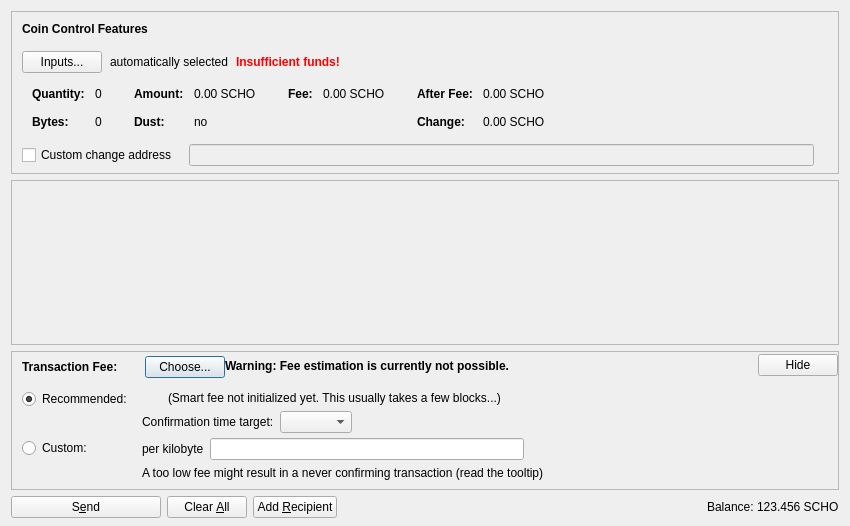
<?xml version="1.0" encoding="UTF-8"?>
<ui version="4.0">
 <class>SendCoinsDialog</class>
 <widget class="QDialog" name="SendCoinsDialog">
  <property name="geometry">
   <rect>
    <x>0</x>
    <y>0</y>
    <width>850</width>
    <height>526</height>
   </rect>
  </property>
  <property name="windowTitle">
   <string>Send Coins</string>
  </property>
  <layout class="QVBoxLayout" name="verticalLayout" stretch="0,1,0,0">
   <property name="bottomMargin">
    <number>8</number>
   </property>
   <item>
    <widget class="QFrame" name="frameCoinControl">
     <property name="sizePolicy">
      <sizepolicy hsizetype="Expanding" vsizetype="Expanding">
       <horstretch>0</horstretch>
       <verstretch>0</verstretch>
      </sizepolicy>
     </property>
     <property name="maximumSize">
      <size>
       <width>16777215</width>
       <height>16777215</height>
      </size>
     </property>
     <property name="frameShape">
      <enum>QFrame::StyledPanel</enum>
     </property>
     <property name="frameShadow">
      <enum>QFrame::Sunken</enum>
     </property>
     <layout class="QVBoxLayout" name="verticalLayoutCoinControl2">
      <property name="spacing">
       <number>0</number>
      </property>
      <property name="leftMargin">
       <number>0</number>
      </property>
      <property name="topMargin">
       <number>0</number>
      </property>
      <property name="rightMargin">
       <number>0</number>
      </property>
      <property name="bottomMargin">
       <number>6</number>
      </property>
      <item>
       <layout class="QVBoxLayout" name="verticalLayoutCoinControl" stretch="0,0,0,0,1">
        <property name="spacing">
         <number>0</number>
        </property>
        <property name="leftMargin">
         <number>10</number>
        </property>
        <property name="topMargin">
         <number>10</number>
        </property>
        <item>
         <layout class="QHBoxLayout" name="horizontalLayoutCoinControl1">
          <property name="bottomMargin">
           <number>15</number>
          </property>
          <item>
           <widget class="QLabel" name="labelCoinControlFeatures">
            <property name="sizePolicy">
             <sizepolicy hsizetype="Preferred" vsizetype="Maximum">
              <horstretch>0</horstretch>
              <verstretch>0</verstretch>
             </sizepolicy>
            </property>
            <property name="font">
             <font>
              <weight>75</weight>
              <bold>true</bold>
             </font>
            </property>
            <property name="styleSheet">
             <string notr="true">font-weight:bold;</string>
            </property>
            <property name="text">
             <string>Coin Control Features</string>
            </property>
           </widget>
          </item>
         </layout>
        </item>
        <item>
         <layout class="QHBoxLayout" name="horizontalLayoutCoinControl2" stretch="0,0,0,0">
          <property name="spacing">
           <number>8</number>
          </property>
          <property name="bottomMargin">
           <number>10</number>
          </property>
          <item>
           <widget class="QPushButton" name="pushButtonCoinControl">
            <property name="styleSheet">
             <string notr="true"/>
            </property>
            <property name="text">
             <string>Inputs...</string>
            </property>
            <property name="autoDefault">
             <bool>false</bool>
            </property>
           </widget>
          </item>
          <item>
           <widget class="QLabel" name="labelCoinControlAutomaticallySelected">
            <property name="text">
             <string>automatically selected</string>
            </property>
            <property name="margin">
             <number>5</number>
            </property>
           </widget>
          </item>
          <item>
           <widget class="QLabel" name="labelCoinControlInsuffFunds">
            <property name="font">
             <font>
              <weight>75</weight>
              <bold>true</bold>
             </font>
            </property>
            <property name="styleSheet">
             <string notr="true">color:red;font-weight:bold;</string>
            </property>
            <property name="text">
             <string>Insufficient funds!</string>
            </property>
            <property name="margin">
             <number>5</number>
            </property>
           </widget>
          </item>
          <item>
           <spacer name="horizontalSpacerCoinControl">
            <property name="orientation">
             <enum>Qt::Horizontal</enum>
            </property>
            <property name="sizeHint" stdset="0">
             <size>
              <width>40</width>
              <height>1</height>
             </size>
            </property>
           </spacer>
          </item>
         </layout>
        </item>
        <item>
         <widget class="QWidget" name="widgetCoinControl" native="true">
          <property name="sizePolicy">
           <sizepolicy hsizetype="Preferred" vsizetype="Preferred">
            <horstretch>0</horstretch>
            <verstretch>0</verstretch>
           </sizepolicy>
          </property>
          <property name="minimumSize">
           <size>
            <width>0</width>
            <height>0</height>
           </size>
          </property>
          <property name="styleSheet">
           <string notr="true"/>
          </property>
          <layout class="QHBoxLayout" name="horizontalLayoutCoinControl5">
           <property name="leftMargin">
            <number>0</number>
           </property>
           <property name="topMargin">
            <number>0</number>
           </property>
           <property name="rightMargin">
            <number>0</number>
           </property>
           <property name="bottomMargin">
            <number>0</number>
           </property>
           <item>
            <layout class="QHBoxLayout" name="horizontalLayoutCoinControl3" stretch="0,0,0,1">
             <property name="spacing">
              <number>20</number>
             </property>
             <property name="topMargin">
              <number>0</number>
             </property>
             <property name="bottomMargin">
              <number>10</number>
             </property>
             <item>
              <layout class="QFormLayout" name="formLayoutCoinControl1">
               <property name="horizontalSpacing">
                <number>10</number>
               </property>
               <property name="verticalSpacing">
                <number>14</number>
               </property>
               <property name="leftMargin">
                <number>10</number>
               </property>
               <property name="topMargin">
                <number>4</number>
               </property>
               <property name="rightMargin">
                <number>6</number>
               </property>
               <item row="0" column="0">
                <widget class="QLabel" name="labelCoinControlQuantityText">
                 <property name="font">
                  <font>
                   <weight>75</weight>
                   <bold>true</bold>
                  </font>
                 </property>
                 <property name="text">
                  <string>Quantity:</string>
                 </property>
                 <property name="margin">
                  <number>0</number>
                 </property>
                </widget>
               </item>
               <item row="0" column="1">
                <widget class="QLabel" name="labelCoinControlQuantity">
                 <property name="cursor">
                  <cursorShape>IBeamCursor</cursorShape>
                 </property>
                 <property name="contextMenuPolicy">
                  <enum>Qt::ActionsContextMenu</enum>
                 </property>
                 <property name="text">
                  <string notr="true">0</string>
                 </property>
                 <property name="margin">
                  <number>0</number>
                 </property>
                 <property name="textInteractionFlags">
                  <set>Qt::LinksAccessibleByMouse|Qt::TextSelectableByKeyboard|Qt::TextSelectableByMouse</set>
                 </property>
                </widget>
               </item>
               <item row="1" column="0">
                <widget class="QLabel" name="labelCoinControlBytesText">
                 <property name="font">
                  <font>
                   <weight>75</weight>
                   <bold>true</bold>
                  </font>
                 </property>
                 <property name="text">
                  <string>Bytes:</string>
                 </property>
                </widget>
               </item>
               <item row="1" column="1">
                <widget class="QLabel" name="labelCoinControlBytes">
                 <property name="cursor">
                  <cursorShape>IBeamCursor</cursorShape>
                 </property>
                 <property name="contextMenuPolicy">
                  <enum>Qt::ActionsContextMenu</enum>
                 </property>
                 <property name="text">
                  <string notr="true">0</string>
                 </property>
                 <property name="textInteractionFlags">
                  <set>Qt::LinksAccessibleByMouse|Qt::TextSelectableByKeyboard|Qt::TextSelectableByMouse</set>
                 </property>
                </widget>
               </item>
              </layout>
             </item>
             <item>
              <layout class="QFormLayout" name="formLayoutCoinControl2">
               <property name="horizontalSpacing">
                <number>10</number>
               </property>
               <property name="verticalSpacing">
                <number>14</number>
               </property>
               <property name="leftMargin">
                <number>6</number>
               </property>
               <property name="topMargin">
                <number>4</number>
               </property>
               <property name="rightMargin">
                <number>6</number>
               </property>
               <item row="0" column="0">
                <widget class="QLabel" name="labelCoinControlAmountText">
                 <property name="font">
                  <font>
                   <weight>75</weight>
                   <bold>true</bold>
                  </font>
                 </property>
                 <property name="text">
                  <string>Amount:</string>
                 </property>
                 <property name="margin">
                  <number>0</number>
                 </property>
                </widget>
               </item>
               <item row="0" column="1">
                <widget class="QLabel" name="labelCoinControlAmount">
                 <property name="cursor">
                  <cursorShape>IBeamCursor</cursorShape>
                 </property>
                 <property name="contextMenuPolicy">
                  <enum>Qt::ActionsContextMenu</enum>
                 </property>
                 <property name="text">
                  <string notr="true">0.00 SCHO</string>
                 </property>
                 <property name="textInteractionFlags">
                  <set>Qt::LinksAccessibleByMouse|Qt::TextSelectableByKeyboard|Qt::TextSelectableByMouse</set>
                 </property>
                </widget>
               </item>
               <item row="1" column="0">
                <widget class="QLabel" name="labelCoinControlLowOutputText">
                 <property name="font">
                  <font>
                   <weight>75</weight>
                   <bold>true</bold>
                  </font>
                 </property>
                 <property name="text">
                  <string>Dust:</string>
                 </property>
                </widget>
               </item>
               <item row="1" column="1">
                <widget class="QLabel" name="labelCoinControlLowOutput">
                 <property name="cursor">
                  <cursorShape>IBeamCursor</cursorShape>
                 </property>
                 <property name="contextMenuPolicy">
                  <enum>Qt::ActionsContextMenu</enum>
                 </property>
                 <property name="text">
                  <string notr="true">no</string>
                 </property>
                 <property name="textInteractionFlags">
                  <set>Qt::LinksAccessibleByMouse|Qt::TextSelectableByKeyboard|Qt::TextSelectableByMouse</set>
                 </property>
                </widget>
               </item>
              </layout>
             </item>
             <item>
              <layout class="QFormLayout" name="formLayoutCoinControl3">
               <property name="horizontalSpacing">
                <number>10</number>
               </property>
               <property name="verticalSpacing">
                <number>14</number>
               </property>
               <property name="leftMargin">
                <number>6</number>
               </property>
               <property name="topMargin">
                <number>4</number>
               </property>
               <property name="rightMargin">
                <number>6</number>
               </property>
               <item row="0" column="0">
                <widget class="QLabel" name="labelCoinControlFeeText">
                 <property name="font">
                  <font>
                   <weight>75</weight>
                   <bold>true</bold>
                  </font>
                 </property>
                 <property name="text">
                  <string>Fee:</string>
                 </property>
                 <property name="margin">
                  <number>0</number>
                 </property>
                </widget>
               </item>
               <item row="0" column="1">
                <widget class="QLabel" name="labelCoinControlFee">
                 <property name="cursor">
                  <cursorShape>IBeamCursor</cursorShape>
                 </property>
                 <property name="contextMenuPolicy">
                  <enum>Qt::ActionsContextMenu</enum>
                 </property>
                 <property name="text">
                  <string notr="true">0.00 SCHO</string>
                 </property>
                 <property name="textInteractionFlags">
                  <set>Qt::LinksAccessibleByMouse|Qt::TextSelectableByKeyboard|Qt::TextSelectableByMouse</set>
                 </property>
                </widget>
               </item>
              </layout>
             </item>
             <item>
              <layout class="QFormLayout" name="formLayoutCoinControl4">
               <property name="horizontalSpacing">
                <number>10</number>
               </property>
               <property name="verticalSpacing">
                <number>14</number>
               </property>
               <property name="leftMargin">
                <number>6</number>
               </property>
               <property name="topMargin">
                <number>4</number>
               </property>
               <property name="rightMargin">
                <number>6</number>
               </property>
               <item row="0" column="0">
                <widget class="QLabel" name="labelCoinControlAfterFeeText">
                 <property name="font">
                  <font>
                   <weight>75</weight>
                   <bold>true</bold>
                  </font>
                 </property>
                 <property name="text">
                  <string>After Fee:</string>
                 </property>
                 <property name="margin">
                  <number>0</number>
                 </property>
                </widget>
               </item>
               <item row="0" column="1">
                <widget class="QLabel" name="labelCoinControlAfterFee">
                 <property name="cursor">
                  <cursorShape>IBeamCursor</cursorShape>
                 </property>
                 <property name="contextMenuPolicy">
                  <enum>Qt::ActionsContextMenu</enum>
                 </property>
                 <property name="text">
                  <string notr="true">0.00 SCHO</string>
                 </property>
                 <property name="textInteractionFlags">
                  <set>Qt::LinksAccessibleByMouse|Qt::TextSelectableByKeyboard|Qt::TextSelectableByMouse</set>
                 </property>
                </widget>
               </item>
               <item row="1" column="0">
                <widget class="QLabel" name="labelCoinControlChangeText">
                 <property name="font">
                  <font>
                   <weight>75</weight>
                   <bold>true</bold>
                  </font>
                 </property>
                 <property name="text">
                  <string>Change:</string>
                 </property>
                </widget>
               </item>
               <item row="1" column="1">
                <widget class="QLabel" name="labelCoinControlChange">
                 <property name="cursor">
                  <cursorShape>IBeamCursor</cursorShape>
                 </property>
                 <property name="contextMenuPolicy">
                  <enum>Qt::ActionsContextMenu</enum>
                 </property>
                 <property name="text">
                  <string notr="true">0.00 SCHO</string>
                 </property>
                 <property name="textInteractionFlags">
                  <set>Qt::LinksAccessibleByMouse|Qt::TextSelectableByKeyboard|Qt::TextSelectableByMouse</set>
                 </property>
                </widget>
               </item>
              </layout>
             </item>
            </layout>
           </item>
          </layout>
         </widget>
        </item>
        <item>
         <layout class="QHBoxLayout" name="horizontalLayoutCoinControl4" stretch="0,0,0">
          <property name="spacing">
           <number>12</number>
          </property>
          <property name="sizeConstraint">
           <enum>QLayout::SetDefaultConstraint</enum>
          </property>
          <property name="topMargin">
           <number>5</number>
          </property>
          <property name="rightMargin">
           <number>5</number>
          </property>
          <item>
           <widget class="QCheckBox" name="checkBoxCoinControlChange">
            <property name="toolTip">
             <string>If this is activated, but the change address is empty or invalid, change will be sent to a newly generated address.</string>
            </property>
            <property name="text">
             <string>Custom change address</string>
            </property>
           </widget>
          </item>
          <item>
           <widget class="QValidatedLineEdit" name="lineEditCoinControlChange">
            <property name="enabled">
             <bool>false</bool>
            </property>
            <property name="sizePolicy">
             <sizepolicy hsizetype="Expanding" vsizetype="Fixed">
              <horstretch>0</horstretch>
              <verstretch>0</verstretch>
             </sizepolicy>
            </property>
           </widget>
          </item>
          <item>
           <widget class="QLabel" name="labelCoinControlChangeLabel">
            <property name="sizePolicy">
             <sizepolicy hsizetype="Preferred" vsizetype="Expanding">
              <horstretch>0</horstretch>
              <verstretch>0</verstretch>
             </sizepolicy>
            </property>
            <property name="minimumSize">
             <size>
              <width>0</width>
              <height>0</height>
             </size>
            </property>
            <property name="text">
             <string/>
            </property>
            <property name="margin">
             <number>3</number>
            </property>
           </widget>
          </item>
         </layout>
        </item>
        <item>
         <spacer name="verticalSpacerCoinControl">
          <property name="orientation">
           <enum>Qt::Vertical</enum>
          </property>
          <property name="sizeHint" stdset="0">
           <size>
            <width>800</width>
            <height>1</height>
           </size>
          </property>
         </spacer>
        </item>
       </layout>
      </item>
     </layout>
    </widget>
   </item>
   <item>
    <widget class="QScrollArea" name="scrollArea">
     <property name="widgetResizable">
      <bool>true</bool>
     </property>
     <widget class="QWidget" name="scrollAreaWidgetContents">
      <property name="geometry">
       <rect>
        <x>0</x>
        <y>0</y>
        <width>830</width>
        <height>104</height>
       </rect>
      </property>
      <layout class="QVBoxLayout" name="verticalLayout_2" stretch="0,1">
       <property name="leftMargin">
        <number>0</number>
       </property>
       <property name="topMargin">
        <number>0</number>
       </property>
       <property name="rightMargin">
        <number>0</number>
       </property>
       <property name="bottomMargin">
        <number>0</number>
       </property>
       <item>
        <layout class="QVBoxLayout" name="entries">
         <property name="spacing">
          <number>6</number>
         </property>
        </layout>
       </item>
       <item>
        <spacer name="verticalSpacer">
         <property name="orientation">
          <enum>Qt::Vertical</enum>
         </property>
         <property name="sizeHint" stdset="0">
          <size>
           <width>20</width>
           <height>40</height>
          </size>
         </property>
        </spacer>
       </item>
      </layout>
     </widget>
    </widget>
   </item>
   <item>
    <widget class="QFrame" name="frameFee">
     <property name="sizePolicy">
      <sizepolicy hsizetype="Expanding" vsizetype="Expanding">
       <horstretch>0</horstretch>
       <verstretch>0</verstretch>
      </sizepolicy>
     </property>
     <property name="maximumSize">
      <size>
       <width>16777215</width>
       <height>16777215</height>
      </size>
     </property>
     <property name="frameShape">
      <enum>QFrame::StyledPanel</enum>
     </property>
     <property name="frameShadow">
      <enum>QFrame::Sunken</enum>
     </property>
     <layout class="QVBoxLayout" name="verticalLayoutFee1">
      <property name="spacing">
       <number>0</number>
      </property>
      <property name="leftMargin">
       <number>0</number>
      </property>
      <property name="topMargin">
       <number>0</number>
      </property>
      <property name="rightMargin">
       <number>0</number>
      </property>
      <property name="bottomMargin">
       <number>0</number>
      </property>
      <item>
       <layout class="QVBoxLayout" name="verticalLayoutFee2" stretch="0,0,0">
        <property name="spacing">
         <number>0</number>
        </property>
        <property name="leftMargin">
         <number>10</number>
        </property>
        <property name="topMargin">
         <number>0</number>
        </property>
        <item>
         <layout class="QHBoxLayout" name="horizontalLayoutFee1">
          <property name="bottomMargin">
           <number>0</number>
          </property>
          <item>
           <layout class="QVBoxLayout" name="verticalLayoutFee7">
            <property name="spacing">
             <number>0</number>
            </property>
            <item>
             <spacer name="verticalSpacerSmartFee">
              <property name="orientation">
               <enum>Qt::Vertical</enum>
              </property>
              <property name="sizeType">
               <enum>QSizePolicy::Fixed</enum>
              </property>
              <property name="sizeHint" stdset="0">
               <size>
                <width>1</width>
                <height>4</height>
               </size>
              </property>
             </spacer>
            </item>
            <item>
             <layout class="QHBoxLayout" name="horizontalLayoutSmartFee">
              <property name="spacing">
               <number>10</number>
              </property>
              <item>
               <widget class="QLabel" name="labelFeeHeadline">
                <property name="sizePolicy">
                 <sizepolicy hsizetype="Preferred" vsizetype="Maximum">
                  <horstretch>0</horstretch>
                  <verstretch>0</verstretch>
                 </sizepolicy>
                </property>
                <property name="font">
                 <font>
                  <weight>75</weight>
                  <bold>true</bold>
                 </font>
                </property>
                <property name="styleSheet">
                 <string notr="true">font-weight:bold;</string>
                </property>
                <property name="text">
                 <string>Transaction Fee:</string>
                </property>
               </widget>
              </item>
              <item>
               <widget class="QLabel" name="labelFeeMinimized">
                <property name="text">
                 <string/>
                </property>
               </widget>
              </item>
              <item>
               <widget class="QPushButton" name="buttonChooseFee">
                <property name="text">
                 <string>Choose...</string>
                </property>
               </widget>
              </item>
             </layout>
            </item>
            <item>
             <spacer name="verticalSpacer_5">
              <property name="orientation">
               <enum>Qt::Vertical</enum>
              </property>
              <property name="sizeHint" stdset="0">
               <size>
                <width>1</width>
                <height>1</height>
               </size>
              </property>
             </spacer>
            </item>
           </layout>
          </item>
          <item>
           <widget class="QLabel" name="fallbackFeeWarningLabel">
            <property name="toolTip">
             <string>Using the fallbackfee can result in sending a transaction that will take several hours or days (or never) to confirm. Consider choosing your fee manually or wait until you have validated the complete chain.</string>
            </property>
            <property name="font">
            <font>
                <weight>75</weight>
                <bold>true</bold>
            </font>
            </property>
            <property name="text">
             <string>Warning: Fee estimation is currently not possible.</string>
            </property>
            <property name="wordWrap">
             <bool>false</bool>
            </property>
           </widget>
          </item>
          <item>
           <spacer name="horizontalSpacer_4">
            <property name="orientation">
             <enum>Qt::Horizontal</enum>
            </property>
            <property name="sizeType">
             <enum>QSizePolicy::MinimumExpanding</enum>
            </property>
            <property name="sizeHint" stdset="0">
             <size>
              <width>40</width>
              <height>20</height>
             </size>
            </property>
           </spacer>
          </item>
          <item>
           <widget class="QPushButton" name="buttonMinimizeFee">
            <property name="toolTip">
             <string>collapse fee-settings</string>
            </property>
            <property name="text">
             <string>Hide</string>
            </property>
           </widget>
          </item>
         </layout>
        </item>
        <item>
         <widget class="QFrame" name="frameFeeSelection">
          <layout class="QVBoxLayout" name="verticalLayoutFee12">
           <property name="spacing">
            <number>0</number>
           </property>
           <property name="leftMargin">
            <number>0</number>
           </property>
           <property name="topMargin">
            <number>0</number>
           </property>
           <property name="rightMargin">
            <number>0</number>
           </property>
           <property name="bottomMargin">
            <number>0</number>
           </property>
           <item>
            <layout class="QGridLayout" name="gridLayoutFee">
             <property name="topMargin">
              <number>10</number>
             </property>
             <property name="bottomMargin">
              <number>4</number>
             </property>
             <property name="horizontalSpacing">
              <number>10</number>
             </property>
             <property name="verticalSpacing">
              <number>4</number>
             </property>
             <item row="1" column="1">
              <layout class="QVBoxLayout" name="verticalLayoutFee8">
               <property name="spacing">
                <number>6</number>
               </property>
               <item>
                <layout class="QHBoxLayout" name="horizontalLayoutFee13">
                 <item>
                  <widget class="QLabel" name="labelCustomPerKilobyte">
                   <property name="toolTip">
                    <string>Specify a custom fee per kB (1,000 bytes) of the transaction's virtual size.

Note:  Since the fee is calculated on a per-byte basis, a fee of "100 satoshis per kB" for a transaction size of 500 bytes (half of 1 kB) would ultimately yield a fee of only 50 satoshis.</string>
                   </property>
                   <property name="text">
                    <string>per kilobyte</string>
                   </property>
                  </widget>
                 </item>
                 <item>
                  <widget class="BitcoinAmountField" name="customFee"/>
                 </item>
                 <item>
                  <spacer name="horizontalSpacer_6">
                   <property name="orientation">
                    <enum>Qt::Horizontal</enum>
                   </property>
                   <property name="sizeHint" stdset="0">
                    <size>
                     <width>1</width>
                     <height>1</height>
                    </size>
                   </property>
                  </spacer>
                 </item>
                </layout>
               </item>
               <item>
                <layout class="QHBoxLayout" name="horizontalLayoutFee8">
                 <item>
                  <widget class="QLabel" name="labelCustomFeeWarning">
                   <property name="enabled">
                    <bool>true</bool>
                   </property>
                   <property name="toolTip">
                    <string>When there is less transaction volume than space in the blocks, miners as well as relaying nodes may enforce a minimum fee. Paying only this minimum fee is just fine, but be aware that this can result in a never confirming transaction once there is more demand for sinchocoin transactions than the network can process.</string>
                   </property>
                   <property name="text">
                    <string>A too low fee might result in a never confirming transaction (read the tooltip)</string>
                   </property>
                  </widget>
                 </item>
                 <item>
                  <spacer name="horizontalSpacer_2">
                   <property name="orientation">
                    <enum>Qt::Horizontal</enum>
                   </property>
                   <property name="sizeHint" stdset="0">
                    <size>
                     <width>1</width>
                     <height>1</height>
                    </size>
                   </property>
                  </spacer>
                 </item>
                </layout>
               </item>
              </layout>
             </item>
             <item row="0" column="0">
              <layout class="QVBoxLayout" name="verticalLayoutFee4" stretch="0,1">
               <item>
                <widget class="QRadioButton" name="radioSmartFee">
                 <property name="text">
                  <string>Recommended:</string>
                 </property>
                 <property name="checked">
                  <bool>true</bool>
                 </property>
                 <attribute name="buttonGroup">
                  <string notr="true">groupFee</string>
                 </attribute>
                </widget>
               </item>
               <item>
                <spacer name="verticalSpacer_2">
                 <property name="orientation">
                  <enum>Qt::Vertical</enum>
                 </property>
                 <property name="sizeHint" stdset="0">
                  <size>
                   <width>1</width>
                   <height>1</height>
                  </size>
                 </property>
                </spacer>
               </item>
              </layout>
             </item>
             <item row="1" column="0">
              <layout class="QVBoxLayout" name="verticalLayoutFee9" stretch="0,1">
               <item>
                <widget class="QRadioButton" name="radioCustomFee">
                 <property name="text">
                  <string>Custom:</string>
                 </property>
                 <attribute name="buttonGroup">
                  <string notr="true">groupFee</string>
                 </attribute>
                </widget>
               </item>
               <item>
                <spacer name="verticalSpacer_6">
                 <property name="orientation">
                  <enum>Qt::Vertical</enum>
                 </property>
                 <property name="sizeHint" stdset="0">
                  <size>
                   <width>1</width>
                   <height>1</height>
                  </size>
                 </property>
                </spacer>
               </item>
              </layout>
             </item>
             <item row="0" column="1">
              <layout class="QVBoxLayout" name="verticalLayoutFee3" stretch="0,0,1">
               <property name="spacing">
                <number>6</number>
               </property>
               <property name="topMargin">
                <number>2</number>
               </property>
               <item>
                <layout class="QHBoxLayout" name="horizontalLayoutFee12">
                 <item>
                  <widget class="QLabel" name="labelSmartFee">
                   <property name="text">
                    <string/>
                   </property>
                  </widget>
                 </item>
                 <item>
                  <widget class="QLabel" name="labelFeeEstimation">
                   <property name="text">
                    <string/>
                   </property>
                  </widget>
                 </item>
                 <item>
                  <widget class="QLabel" name="labelSmartFee2">
                   <property name="text">
                    <string>(Smart fee not initialized yet. This usually takes a few blocks...)</string>
                   </property>
                  </widget>
                 </item>
                 <item>
                  <spacer name="horizontalSpacer_5">
                   <property name="orientation">
                    <enum>Qt::Horizontal</enum>
                   </property>
                   <property name="sizeHint" stdset="0">
                    <size>
                     <width>1</width>
                     <height>1</height>
                    </size>
                   </property>
                  </spacer>
                 </item>
                </layout>
               </item>
               <item>
                <layout class="QHBoxLayout" name="horizontalLayoutFee9">
                 <item>
                  <layout class="QVBoxLayout" name="verticalLayoutFee6">
                   <item>
                    <widget class="QLabel" name="labelSmartFee3">
                     <property name="text">
                      <string>Confirmation time target:</string>
                     </property>
                    </widget>
                   </item>
                  </layout>
                 </item>
                 <item>
                  <layout class="QVBoxLayout" name="verticalLayoutFee5">
                   <property name="rightMargin">
                    <number>30</number>
                   </property>
                   <item>
                    <layout class="QHBoxLayout" name="horizontalLayoutConfTarget">
                     <property name="bottomMargin">
                      <number>0</number>
                     </property>
                     <item>
                      <widget class="QComboBox" name="confTargetSelector"/>
                     </item>
                     <item>
                      <spacer name="horizontalSpacerConfTarget">
                       <property name="orientation">
                        <enum>Qt::Horizontal</enum>
                       </property>
                       <property name="sizeHint" stdset="0">
                        <size>
                         <width>40</width>
                         <height>20</height>
                        </size>
                       </property>
                      </spacer>
                     </item>
                    </layout>
                   </item>
                  </layout>
                 </item>
                </layout>
               </item>
               <item>
                <spacer name="verticalSpacer_4">
                 <property name="orientation">
                  <enum>Qt::Vertical</enum>
                 </property>
                 <property name="sizeHint" stdset="0">
                  <size>
                   <width>1</width>
                   <height>1</height>
                  </size>
                 </property>
                </spacer>
               </item>
              </layout>
             </item>
            </layout>
           </item>
          </layout>
         </widget>
        </item>
        <item>
         <spacer name="verticalSpacerFee">
          <property name="orientation">
           <enum>Qt::Vertical</enum>
          </property>
          <property name="sizeHint" stdset="0">
           <size>
            <width>40</width>
            <height>5</height>
           </size>
          </property>
         </spacer>
        </item>
       </layout>
      </item>
     </layout>
    </widget>
   </item>
   <item>
    <layout class="QHBoxLayout" name="horizontalLayout">
     <item>
      <widget class="QPushButton" name="sendButton">
       <property name="minimumSize">
        <size>
         <width>150</width>
         <height>0</height>
        </size>
       </property>
       <property name="toolTip">
        <string>Confirm the send action</string>
       </property>
       <property name="text">
        <string>S&amp;end</string>
       </property>
       <property name="icon">
        <iconset resource="../bitcoin.qrc">
         <normaloff>:/icons/send</normaloff>:/icons/send</iconset>
       </property>
       <property name="autoDefault">
        <bool>false</bool>
       </property>
       <property name="default">
        <bool>false</bool>
       </property>
      </widget>
     </item>
     <item>
      <widget class="QPushButton" name="clearButton">
       <property name="sizePolicy">
        <sizepolicy hsizetype="Minimum" vsizetype="Fixed">
         <horstretch>0</horstretch>
         <verstretch>0</verstretch>
        </sizepolicy>
       </property>
       <property name="toolTip">
        <string>Clear all fields of the form.</string>
       </property>
       <property name="text">
        <string>Clear &amp;All</string>
       </property>
       <property name="icon">
        <iconset resource="../bitcoin.qrc">
         <normaloff>:/icons/remove</normaloff>:/icons/remove</iconset>
       </property>
       <property name="autoDefault">
        <bool>false</bool>
       </property>
      </widget>
     </item>
     <item>
      <widget class="QPushButton" name="addButton">
       <property name="toolTip">
        <string>Send to multiple recipients at once</string>
       </property>
       <property name="text">
        <string>Add &amp;Recipient</string>
       </property>
       <property name="icon">
        <iconset resource="../bitcoin.qrc">
         <normaloff>:/icons/add</normaloff>:/icons/add</iconset>
       </property>
       <property name="autoDefault">
        <bool>false</bool>
       </property>
      </widget>
     </item>
     <item>
      <spacer name="horizontalSpacer">
       <property name="orientation">
        <enum>Qt::Horizontal</enum>
       </property>
       <property name="sizeHint" stdset="0">
        <size>
         <width>40</width>
         <height>20</height>
        </size>
       </property>
      </spacer>
     </item>
     <item>
      <layout class="QHBoxLayout" name="horizontalLayout_2">
       <property name="spacing">
        <number>3</number>
       </property>
       <item>
        <widget class="QLabel" name="label">
         <property name="sizePolicy">
          <sizepolicy hsizetype="Preferred" vsizetype="Fixed">
           <horstretch>0</horstretch>
           <verstretch>0</verstretch>
          </sizepolicy>
         </property>
         <property name="text">
          <string>Balance:</string>
         </property>
        </widget>
       </item>
       <item>
        <widget class="QLabel" name="labelBalance">
         <property name="sizePolicy">
          <sizepolicy hsizetype="Preferred" vsizetype="Fixed">
           <horstretch>0</horstretch>
           <verstretch>0</verstretch>
          </sizepolicy>
         </property>
         <property name="cursor">
          <cursorShape>IBeamCursor</cursorShape>
         </property>
         <property name="text">
          <string notr="true">123.456 SCHO</string>
         </property>
         <property name="textInteractionFlags">
          <set>Qt::LinksAccessibleByMouse|Qt::TextSelectableByKeyboard|Qt::TextSelectableByMouse</set>
         </property>
        </widget>
       </item>
      </layout>
     </item>
    </layout>
   </item>
  </layout>
 </widget>
 <customwidgets>
  <customwidget>
   <class>QValidatedLineEdit</class>
   <extends>QLineEdit</extends>
   <header>qt/qvalidatedlineedit.h</header>
  </customwidget>
  <customwidget>
   <class>BitcoinAmountField</class>
   <extends>QLineEdit</extends>
   <header>qt/bitcoinamountfield.h</header>
   <container>1</container>
  </customwidget>
 </customwidgets>
 <resources>
  <include location="../bitcoin.qrc"/>
 </resources>
 <connections/>
 <buttongroups>
  <buttongroup name="groupFee"/>
 </buttongroups>
</ui>
